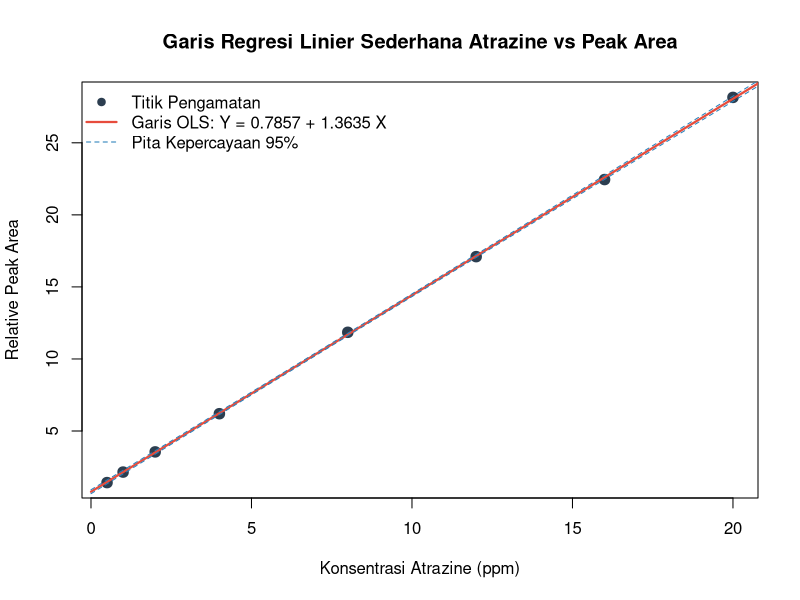
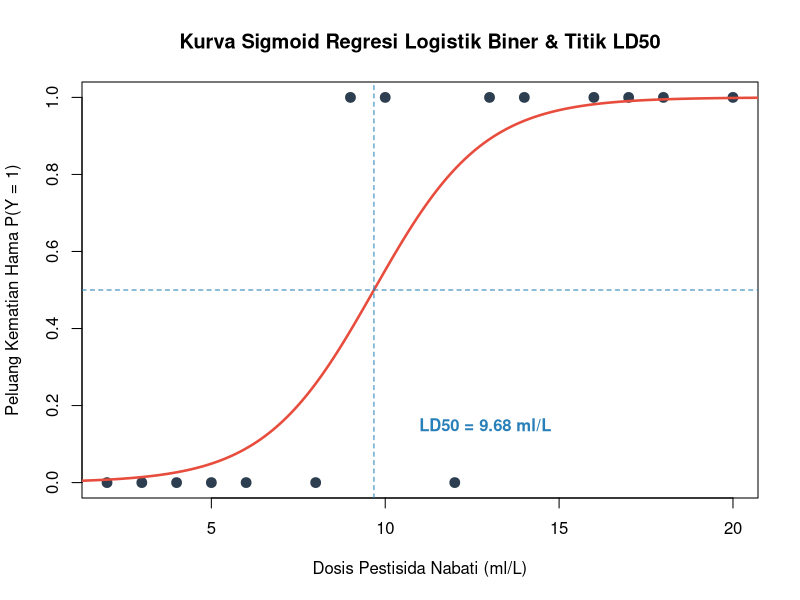
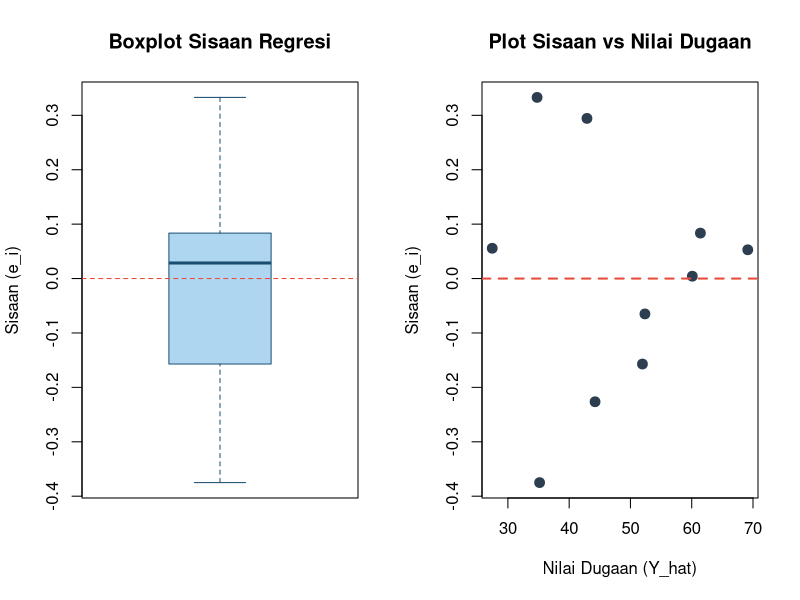
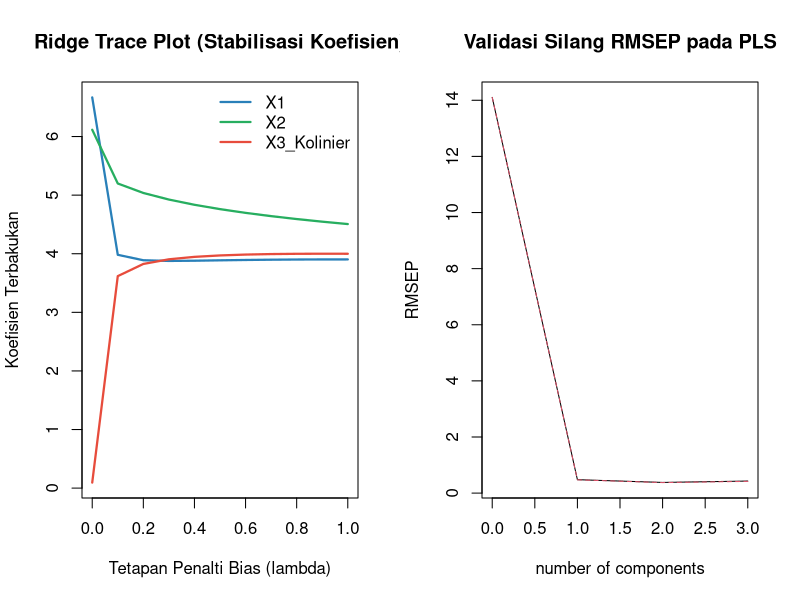

Here is the R script that generated these plots, in order:
## ---- chunk 1
knitr::opts_chunk$set(
  echo    = TRUE,
  warning = FALSE,
  message = FALSE,
  fig.align = "center",
  fig.width = 8,
  fig.height = 5,
  comment = "#>"
)
## ---- chunk 2
# Langkah 1: Membaca data kalibrasi herbisida Atrazine
df_atrazine <- read.csv("../data/12_atrazine_regresi_sederhana.csv")
print(df_atrazine)

# Langkah 2: Mengestimasi model OLS dengan lm() & menampilkan ringkasan lengkap + Tabel ANOVA
mod_slr <- lm(Peak_Area_Y ~ Konsentrasi_X, data = df_atrazine)
summary(mod_slr)
anova(mod_slr)

# Langkah 3: Menghitung Uji-t Satu Arah untuk H0: beta1 <= 0 vs H1: beta1 > 0
t_hitung    <- coef(summary(mod_slr))["Konsentrasi_X", "t value"]
db_galat    <- df.residual(mod_slr)
p_satu_arah <- pt(t_hitung, df = db_galat, lower.tail = FALSE)
cat(sprintf("t_hitung = %.4f | db = %d | p-value 1 arah (H1: beta1 > 0) = %s\n",
            t_hitung, db_galat, format.pval(p_satu_arah)))

# Langkah 4: Selang Kepercayaan 95% bagi intersep beta0 dan kemiringan beta1
confint(mod_slr, level = 0.95)

# Langkah 5: Visualisasi Garis Regresi beserta Pita Kepercayaan 95%
x_baru  <- data.frame(Konsentrasi_X = seq(0, 21, length.out = 100))
pita_ci <- predict(mod_slr, newdata = x_baru, interval = "confidence", level = 0.95)

plot(df_atrazine$Konsentrasi_X, df_atrazine$Peak_Area_Y,
     pch = 19, col = "#2c3e50", cex = 1.4,
     xlab = "Konsentrasi Atrazine (ppm)", ylab = "Relative Peak Area",
     main = "Garis Regresi Linier Sederhana Atrazine vs Peak Area")
lines(x_baru$Konsentrasi_X, pita_ci[, "fit"], col = "#e74c3c", lwd = 2.2)
lines(x_baru$Konsentrasi_X, pita_ci[, "lwr"], col = "#2980b9", lty = 2)
lines(x_baru$Konsentrasi_X, pita_ci[, "upr"], col = "#2980b9", lty = 2)
legend("topleft", legend = c("Titik Pengamatan", "Garis OLS: Y = 0.7857 + 1.3635 X", "Pita Kepercayaan 95%"),
       pch = c(19, NA, NA), lty = c(NA, 1, 2), lwd = c(NA, 2.2, 1),
       col = c("#2c3e50", "#e74c3c", "#2980b9"), bty = "n")
## ---- chunk 3
# Langkah 1: Membaca dataset 10 individu regresi berganda
df_mlr <- read.csv("../data/13_individu_regresi_berganda.csv")
df_mlr[, c("Individu", "X1", "X2", "Y")]

# Langkah 2: Estimasi Regresi Linier Berganda menggunakan fungsi lm()
mod_mlr <- lm(Y ~ X1 + X2, data = df_mlr)
summary(mod_mlr)
anova(mod_mlr)

# Langkah 3: Pembuktian Aljabar Matriks OLS b = (X'X)^(-1) X'Y
X_mat   <- as.matrix(cbind(Intersep = 1, df_mlr[, c("X1", "X2")])) # Matriks desain 10 x 3
Y_vec   <- as.matrix(df_mlr$Y)                                     # Vektor respon 10 x 1

XtX     <- t(X_mat) %*% X_mat       # Matriks X'X berukuran 3 x 3
XtX_inv <- solve(XtX)               # Matriks kebalikan (X'X)^(-1)
XtY     <- t(X_mat) %*% Y_vec       # Vektor X'Y berukuran 3 x 1
b_mat   <- XtX_inv %*% XtY          # Vektor penduga OLS b

# Menghitung Galat Baku (Std. Error) dari akar elemen diagonal matriks KTG * (X'X)^(-1)
ktg_mlr <- sum((Y_vec - X_mat %*% b_mat)^2) / (nrow(X_mat) - ncol(X_mat))
se_mat  <- sqrt(diag(ktg_mlr * XtX_inv))

# Membandingkan hasil perhitungan matriks manual vs fungsi lm()
round(cbind(b_Matriks  = as.vector(b_mat),
            b_lm       = coef(mod_mlr),
            SE_Matriks = se_mat,
            SE_lm      = coef(summary(mod_mlr))[, "Std. Error"]), 5)
## ---- chunk 4
# Langkah 1: Menyusun data bioassay Dosis Pestisida (ml/L) vs Kematian Biner (0/1)
df_log <- data.frame(
  Dosis_Pestisida = c(2, 4, 6, 8, 10, 12, 14, 16, 18, 20, 3, 5, 9, 13, 17),
  Mati_Biner      = c(0, 0, 0, 0,  1,  0,  1,  1,  1,  1, 0, 0, 1,  1,  1)
)

# Langkah 2: Mengestimasi Generalized Linear Model (GLM) keluarga Binomial Link Logit
mod_logistik <- glm(Mati_Biner ~ Dosis_Pestisida, data = df_log,
                    family = binomial(link = "logit"))
summary(mod_logistik)

# Uji Nisbah Kemungkinan (Likelihood Ratio Test) penurunan Devians model
anova(mod_logistik, test = "Chisq")

# Langkah 3: Menghitung Odds Ratio exp(b) dan titik Dosis Letal 50% (LD50)
round(exp(coef(mod_logistik)), 4)
ld50 <- -coef(mod_logistik)[1] / coef(mod_logistik)[2]
cat(sprintf("Dugaan LD50 = %.2f ml/L\n", ld50))

# Langkah 4: Visualisasi Kurva Sigmoid Peluang Kematian P(Y = 1 | X)
dosis_grid   <- seq(0, 22, length.out = 200)
peluang_duga <- predict(mod_logistik, newdata = data.frame(Dosis_Pestisida = dosis_grid),
                        type = "response")

plot(df_log$Dosis_Pestisida, df_log$Mati_Biner,
     pch = 19, col = "#2c3e50", cex = 1.3,
     xlab = "Dosis Pestisida Nabati (ml/L)", ylab = "Peluang Kematian Hama P(Y = 1)",
     main = "Kurva Sigmoid Regresi Logistik Biner & Titik LD50")
lines(dosis_grid, peluang_duga, col = "#e74c3c", lwd = 2.5)
abline(h = 0.50, v = ld50, col = "#2980b9", lty = 2)
text(ld50 + 3.2, 0.15, sprintf("LD50 = %.2f ml/L", ld50), col = "#2980b9", font = 2)
## ---- chunk 5
library(nortest)

# mengekstrak vektor sisaan (e_i) dan nilai dugaan (Y_hat) dari model regresi berganda
sisaan <- residuals(mod_mlr)
y_duga <- fitted(mod_mlr)

# Langkah 1: Diagnostik Visual Sisaan (Boxplot & Plot Sisaan vs Y_hat)
par(mfrow = c(1, 2))
boxplot(sisaan, col = "#aed6f1", border = "#1b4f72",
        main = "Boxplot Sisaan Regresi", ylab = "Sisaan (e_i)")
abline(h = 0, col = "#e74c3c", lty = 2)

plot(y_duga, sisaan, pch = 19, col = "#2c3e50", cex = 1.3,
     xlab = "Nilai Dugaan (Y_hat)", ylab = "Sisaan (e_i)",
     main = "Plot Sisaan vs Nilai Dugaan")
abline(h = 0, col = "#e74c3c", lty = 2, lwd = 2)
par(mfrow = c(1, 1))

# Langkah 2: Uji Formal Kenormalan Sisaan (Lilliefors & Khi-Kuadrat Pearson)
lillie.test(sisaan)
pearson.test(sisaan)

# Langkah 3: Uji Formal Kehomogenan Ragam Antar-Perlakuan (Bartlett & F-Max Hartley)
df_clover <- read.csv("../data/02_red_clover_ral.csv")
df_clover$Perlakuan <- factor(df_clover$Perlakuan)

bartlett.test(Kadar_N ~ Perlakuan, data = df_clover)

# Menghitung nilai statistik F-Max Hartley (s2_maksimum / s2_minimum)
ragam_per_grup <- tapply(df_clover$Kadar_N, df_clover$Perlakuan, var)
print(round(ragam_per_grup, 4))

F_max_hartley <- max(ragam_per_grup) / min(ragam_per_grup)
cat(sprintf("Nilai Statistik F-Max Hartley = %.4f / %.4f = %.4f\n",
            max(ragam_per_grup), min(ragam_per_grup), F_max_hartley))
## ---- chunk 6
library(car)
library(MASS)
library(glmnet)
library(pls)

# Langkah 1: Mengestimasi Model Penuh yang tercemar X3_Kolinier dan X4_Noise
mod_penuh <- lm(Y ~ X1 + X2 + X3_Kolinier + X4_Noise, data = df_mlr)
summary(mod_penuh)

# Langkah 2: Deteksi Multikolinieritas menggunakan Matriks Korelasi & VIF
round(cor(df_mlr[, c("X1", "X2", "X3_Kolinier", "X4_Noise")]), 4)
round(vif(mod_penuh), 2)

# Langkah 3: Seleksi Peubah Bebas dengan Regresi Stepwise (dua arah: maju & mundur)
mod_stepwise <- step(mod_penuh, direction = "both", trace = 1)
summary(mod_stepwise)

# Langkah 4A: Penanganan Multikolinieritas dengan Ridge Regression (MASS::lm.ridge)
mod_ridge <- lm.ridge(Y ~ X1 + X2 + X3_Kolinier, data = df_mlr, lambda = seq(0, 1, 0.1))
select(mod_ridge)           # Kriteria pemilihan tetapan bias lambda (HKB, L-W, GCV)
round(coef(mod_ridge), 4)   # Perubahan koefisien dari OLS (lambda=0) ke Ridge (lambda>0)

# Langkah 4B: Alternatif modern Ridge Regression dengan validasi silang glmnet (alpha = 0)
set.seed(512)
X_ridge  <- as.matrix(df_mlr[, c("X1", "X2", "X3_Kolinier")])
cv_ridge <- cv.glmnet(X_ridge, df_mlr$Y, alpha = 0, nfolds = 5, grouped = FALSE)
round(as.matrix(coef(cv_ridge, s = "lambda.min")), 4)

# Langkah 5: Principal Component Regression (PCR) dengan validasi silang Leave-One-Out (LOO)
mod_pcr <- pcr(Y ~ X1 + X2 + X3_Kolinier, data = df_mlr, scale = TRUE, validation = "LOO")
summary(mod_pcr)

# Langkah 6: Partial Least Squares Regression (PLS) dengan validasi silang LOO
mod_pls <- plsr(Y ~ X1 + X2 + X3_Kolinier, data = df_mlr, scale = TRUE, validation = "LOO")
summary(mod_pls)

# Visualisasi Ridge Trace Plot & Kurva Validasi RMSEP PLS
par(mfrow = c(1, 2))
matplot(mod_ridge$lambda, t(mod_ridge$coef), type = "l", lwd = 2.2, lty = 1,
        col = c("#2980b9", "#27ae60", "#e74c3c"),
        xlab = "Tetapan Penalti Bias (lambda)", ylab = "Koefisien Terbakukan",
        main = "Ridge Trace Plot (Stabilisasi Koefisien)")
legend("topright", legend = c("X1", "X2", "X3_Kolinier"),
       col = c("#2980b9", "#27ae60", "#e74c3c"), lwd = 2.2, bty = "n")

validationplot(mod_pls, val.type = "RMSEP", main = "Validasi Silang RMSEP pada PLS")
par(mfrow = c(1, 1))
